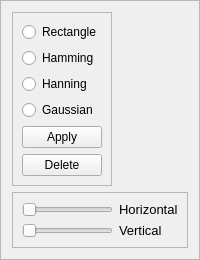
        <widget class="QFrame" name="frame_3">
         <property name="frameShape">
          <enum>QFrame::StyledPanel</enum>
         </property>
         <property name="frameShadow">
          <enum>QFrame::Raised</enum>
         </property>
         <layout class="QGridLayout" name="gridLayout_5">
          <item row="0" column="0">
           <widget class="QFrame" name="frame_15">
            <property name="sizePolicy">
             <sizepolicy hsizetype="Fixed" vsizetype="Preferred">
              <horstretch>0</horstretch>
              <verstretch>0</verstretch>
             </sizepolicy>
            </property>
            <property name="frameShape">
             <enum>QFrame::StyledPanel</enum>
            </property>
            <property name="frameShadow">
             <enum>QFrame::Raised</enum>
            </property>
            <layout class="QVBoxLayout" name="verticalLayout_2">
             <item>
              <widget class="QRadioButton" name="RectangleRadio">
               <property name="text">
                <string>Rectangle</string>
               </property>
              </widget>
             </item>
             <item>
              <widget class="QRadioButton" name="HammingRadio">
               <property name="text">
                <string>Hamming</string>
               </property>
              </widget>
             </item>
             <item>
              <widget class="QRadioButton" name="HanningRadio">
               <property name="text">
                <string>Hanning</string>
               </property>
              </widget>
             </item>
             <item>
              <widget class="QRadioButton" name="GaussianRadio">
               <property name="text">
                <string>Gaussian</string>
               </property>
              </widget>
             </item>
             <item>
              <widget class="QPushButton" name="ApplyButton">
               <property name="text">
                <string>Apply</string>
               </property>
              </widget>
             </item>
             <item>
              <widget class="QPushButton" name="Deletebutton">
               <property name="text">
                <string>Delete</string>
               </property>
              </widget>
             </item>
            </layout>
           </widget>
          </item>
          <item row="0" column="1">
           <widget class="PlotWidget" name="widget_5" native="true">
            <property name="sizePolicy">
             <sizepolicy hsizetype="Preferred" vsizetype="Minimum">
              <horstretch>0</horstretch>
              <verstretch>0</verstretch>
             </sizepolicy>
            </property>
           </widget>
          </item>
          <item row="1" column="0" colspan="2">
           <widget class="QFrame" name="frame_16">
            <property name="sizePolicy">
             <sizepolicy hsizetype="Preferred" vsizetype="Fixed">
              <horstretch>0</horstretch>
              <verstretch>0</verstretch>
             </sizepolicy>
            </property>
            <property name="frameShape">
             <enum>QFrame::StyledPanel</enum>
            </property>
            <property name="frameShadow">
             <enum>QFrame::Raised</enum>
            </property>
            <layout class="QGridLayout" name="gridLayout_4">
             <item row="0" column="0">
              <widget class="QSlider" name="HorizontalSizeControl">
               <property name="orientation">
                <enum>Qt::Horizontal</enum>
               </property>
              </widget>
             </item>
             <item row="0" column="1">
              <widget class="QLabel" name="label_16">
               <property name="font">
                <font>
                 <pointsize>10</pointsize>
                </font>
               </property>
               <property name="text">
                <string>Horizontal</string>
               </property>
              </widget>
             </item>
             <item row="1" column="0">
              <widget class="QSlider" name="VerticalSizeControl">
               <property name="orientation">
                <enum>Qt::Horizontal</enum>
               </property>
              </widget>
             </item>
             <item row="1" column="1">
              <widget class="QLabel" name="label_17">
               <property name="font">
                <font>
                 <pointsize>10</pointsize>
                </font>
               </property>
               <property name="text">
                <string>Vertical</string>
               </property>
              </widget>
             </item>
            </layout>
           </widget>
          </item>
         </layout>
        </widget>
